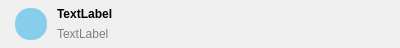
<?xml version="1.0" encoding="UTF-8"?>
<ui version="4.0">
 <class>GraphicsWidget</class>
 <widget class="QWidget" name="GraphicsWidget">
  <property name="geometry">
   <rect>
    <x>0</x>
    <y>0</y>
    <width>400</width>
    <height>48</height>
   </rect>
  </property>
  <property name="windowTitle">
   <string>Form</string>
  </property>
  <layout class="QHBoxLayout" name="horizontalLayout_2">
   <property name="topMargin">
    <number>4</number>
   </property>
   <property name="bottomMargin">
    <number>4</number>
   </property>
   <item>
    <widget class="QWidget" name="widget_2" native="true">
     <property name="minimumSize">
      <size>
       <width>40</width>
       <height>40</height>
      </size>
     </property>
     <property name="maximumSize">
      <size>
       <width>40</width>
       <height>40</height>
      </size>
     </property>
     <layout class="QHBoxLayout" name="horizontalLayout_3">
      <property name="leftMargin">
       <number>0</number>
      </property>
      <property name="topMargin">
       <number>0</number>
      </property>
      <property name="rightMargin">
       <number>0</number>
      </property>
      <property name="bottomMargin">
       <number>0</number>
      </property>
      <item>
       <widget class="QLabel" name="tag">
        <property name="sizePolicy">
         <sizepolicy hsizetype="Preferred" vsizetype="Preferred">
          <horstretch>0</horstretch>
          <verstretch>0</verstretch>
         </sizepolicy>
        </property>
        <property name="minimumSize">
         <size>
          <width>32</width>
          <height>32</height>
         </size>
        </property>
        <property name="maximumSize">
         <size>
          <width>32</width>
          <height>32</height>
         </size>
        </property>
        <property name="styleSheet">
         <string notr="true">background-color:skyblue; border-radius:15px</string>
        </property>
        <property name="text">
         <string/>
        </property>
       </widget>
      </item>
     </layout>
    </widget>
   </item>
   <item>
    <widget class="QWidget" name="widget" native="true">
     <layout class="QVBoxLayout" name="verticalLayout">
      <property name="spacing">
       <number>0</number>
      </property>
      <property name="leftMargin">
       <number>0</number>
      </property>
      <property name="topMargin">
       <number>0</number>
      </property>
      <property name="rightMargin">
       <number>0</number>
      </property>
      <property name="bottomMargin">
       <number>0</number>
      </property>
      <item>
       <widget class="QLabel" name="name">
        <property name="font">
         <font>
          <pointsize>9</pointsize>
          <bold>true</bold>
         </font>
        </property>
        <property name="text">
         <string>TextLabel</string>
        </property>
       </widget>
      </item>
      <item>
       <widget class="QLabel" name="type">
        <property name="styleSheet">
         <string notr="true">color:grey</string>
        </property>
        <property name="text">
         <string>TextLabel</string>
        </property>
       </widget>
      </item>
     </layout>
    </widget>
   </item>
  </layout>
 </widget>
 <resources/>
 <connections/>
</ui>
